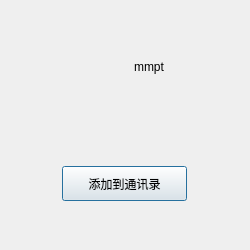
<?xml version="1.0" encoding="UTF-8"?>
<ui version="4.0">
 <class>FindSuccessDlg</class>
 <widget class="QDialog" name="FindSuccessDlg">
  <property name="geometry">
   <rect>
    <x>0</x>
    <y>0</y>
    <width>250</width>
    <height>250</height>
   </rect>
  </property>
  <property name="minimumSize">
   <size>
    <width>250</width>
    <height>250</height>
   </size>
  </property>
  <property name="maximumSize">
   <size>
    <width>250</width>
    <height>250</height>
   </size>
  </property>
  <property name="windowTitle">
   <string>FindSuccessDlg</string>
  </property>
  <layout class="QVBoxLayout" name="verticalLayout_2">
   <item>
    <widget class="QWidget" name="widget" native="true">
     <layout class="QHBoxLayout" name="horizontalLayout_2">
      <item>
       <widget class="QLabel" name="head_label">
        <property name="minimumSize">
         <size>
          <width>0</width>
          <height>0</height>
         </size>
        </property>
        <property name="text">
         <string/>
        </property>
        <property name="scaledContents">
         <bool>true</bool>
        </property>
        <property name="alignment">
         <set>Qt::AlignmentFlag::AlignCenter</set>
        </property>
       </widget>
      </item>
      <item>
       <widget class="QLabel" name="name_label">
        <property name="text">
         <string>mmpt</string>
        </property>
        <property name="scaledContents">
         <bool>true</bool>
        </property>
        <property name="alignment">
         <set>Qt::AlignmentFlag::AlignCenter</set>
        </property>
       </widget>
      </item>
      <item>
       <spacer name="horizontalSpacer">
        <property name="orientation">
         <enum>Qt::Orientation::Horizontal</enum>
        </property>
        <property name="sizeType">
         <enum>QSizePolicy::Policy::Fixed</enum>
        </property>
        <property name="sizeHint" stdset="0">
         <size>
          <width>40</width>
          <height>20</height>
         </size>
        </property>
       </spacer>
      </item>
     </layout>
    </widget>
   </item>
   <item>
    <widget class="QWidget" name="widget_2" native="true">
     <layout class="QHBoxLayout" name="horizontalLayout">
      <item>
       <spacer name="horizontalSpacer_3">
        <property name="orientation">
         <enum>Qt::Orientation::Horizontal</enum>
        </property>
        <property name="sizeType">
         <enum>QSizePolicy::Policy::Fixed</enum>
        </property>
        <property name="sizeHint" stdset="0">
         <size>
          <width>40</width>
          <height>20</height>
         </size>
        </property>
       </spacer>
      </item>
      <item>
       <widget class="QPushButton" name="add_friend_btn">
        <property name="minimumSize">
         <size>
          <width>125</width>
          <height>35</height>
         </size>
        </property>
        <property name="maximumSize">
         <size>
          <width>125</width>
          <height>35</height>
         </size>
        </property>
        <property name="text">
         <string>添加到通讯录</string>
        </property>
       </widget>
      </item>
      <item>
       <spacer name="horizontalSpacer_2">
        <property name="orientation">
         <enum>Qt::Orientation::Horizontal</enum>
        </property>
        <property name="sizeType">
         <enum>QSizePolicy::Policy::Fixed</enum>
        </property>
        <property name="sizeHint" stdset="0">
         <size>
          <width>40</width>
          <height>20</height>
         </size>
        </property>
       </spacer>
      </item>
     </layout>
    </widget>
   </item>
  </layout>
 </widget>
 <resources/>
 <connections/>
</ui>
